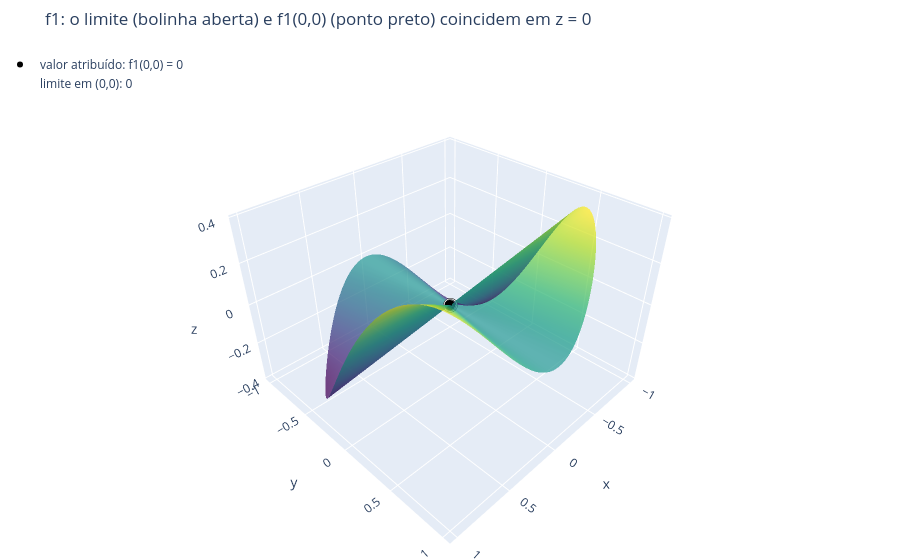

Source (notebook cell):
### Markdown cell above
#### Análise na mão ✍️

1. **$f_1(0,0)$ existe:** vale $0$. ✅
2. **O limite existe:** pelo item 2, $\displaystyle\lim_{(x,y)\to(0,0)} f_1 = 0$, pelo confronto $|f_1(x,y)| \le \sqrt{x^2+y^2}$. ✅
3. **São iguais:** limite $= 0 = f_1(0,0)$. ✅

**Em ε-δ, direto:** como $f_1(0,0) = 0$, a desigualdade do item 2 vale **também na origem**:

$$|f_1(x,y) - f_1(0,0)| \le \sqrt{x^2 + y^2} \quad \text{para todo } (x,y).$$

Com $\delta = \varepsilon$, $\sqrt{x^2+y^2} < \delta$ implica $|f_1(x,y) - f_1(0,0)| < \varepsilon$.

**Geometricamente:** a superfície chega à origem pela altura 0, e o ponto atribuído $(0,0,0)$ está exatamente ali: nem buraco, nem salto.

$$\boxed{f_1 \text{ é contínua em } (0,0)} \qquad \text{e, junto com o que vimos fora da origem, em todo } \mathbb{R}^2.$$

### Code cell
# 💻 f1: valor atribuído e limite coincidem (arraste para girar)
superficie_continuidade('f1', 'f1: o limite (bolinha aberta) e f1(0,0) (ponto preto) coincidem em z = 0')
distancia_ao_valor('f1')

### Figure 1 — Plotly figure (JSON) as saved in the notebook; plotly's stock layout.template omitted (floating-point values rounded to 4 significant figures; data arrays with more than 128 entries replaced by an {"elided": "..."} marker saying what was removed)
{"data": [{"colorscale": [[0, "#440154"], [0.1111, "#482878"], [0.2222, "#3e4989"], [0.3333, "#31688e"], [0.4444, "#26828e"], [0.5556, "#1f9e89"], [0.6667, "#35b779"], [0.7778, "#6ece58"], [0.8889, "#b5de2b"], [1, "#fde725"]], "hovertemplate": "x=%{x:.3f}<br>y=%{y:.3f}<br>z=%{z:.4f}", "name": "z = f(x,y)", "opacity": 0.75, "showscale": false, "type": "surface", "x": {"elided": "145x90 float values"}, "y": {"elided": "145x90 float values"}, "z": {"elided": "145x90 float values"}}, {"marker": {"color": "black", "size": 6}, "mode": "markers", "name": "valor atribuído: f1(0,0) = 0", "type": "scatter3d", "x": [0], "y": [0], "z": [0]}, {"marker": {"color": "white", "line": {"color": "black", "width": 3}, "size": 8, "symbol": "circle-open"}, "mode": "markers", "name": "limite em (0,0): 0", "type": "scatter3d", "x": [0], "y": [0], "z": [0]}], "layout": {"height": 560, "legend": {"bgcolor": "rgba(255,255,255,0.7)", "x": 0, "y": 1}, "margin": {"b": 0, "l": 0, "r": 0, "t": 50}, "scene": {"aspectmode": "manual", "aspectratio": {"x": 1, "y": 1, "z": 0.7}, "xaxis": {"title": {"text": "x"}}, "yaxis": {"title": {"text": "y"}}, "zaxis": {"title": {"text": "z"}}}, "title": {"text": "f1: o limite (bolinha aberta) e f1(0,0) (ponto preto) coincidem em z = 0"}}}
